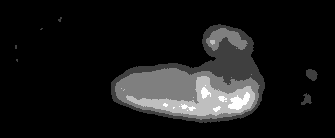
#> input picture snazzy_processing/tests/images/average-100-frames-ch2-embryo.tif, 335 x 138 px
$ python -i roi.py   (imports and definitions only)
#> lines starting #> are read from the running program, lines starting #| are printed output that depends on the picture; after the words box and inside, x2 and y2 are one past the last pixel; in counts of white or black regions, pixels touching at a corner belong together
#> further down, picture is the input picture: shape (138, 335); min 0, max 4, mean 0.389
import math
import numpy as np

from skimage.filters import threshold_otsu
from skimage.measure import find_contours, label
from skimage.morphology import remove_small_objects


def get_single_roi(img: np.ndarray) -> np.ndarray:
    """Calculates the ROI of a 2D grayscale image.

    Values *outside* the ROI are marked as True, values inside are False.

    Parameters:
        img (np.ndarray):
            A 2D numpy array representing an image.
    """
    if img.ndim != 2:
        raise ValueError("img should be a 2D matrix.")

    slc = img.copy()
    thres = threshold_otsu(slc)
#> thres = 1
    binary_mask_compl = slc < thres
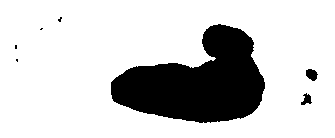
#> binary_mask_compl: shape (138, 335) bool; 79.7% white; 7 black regions (4 under 20 px), largest, box (x1, y1, x2, y2) and area: (111, 24, 265, 123) 9158, (306, 69, 318, 81) 103, (301, 93, 312, 105) 75
    # this is a bit more efficient than to call `remove_small_holes`
    remove_small_objects(binary_mask_compl, 200, out=binary_mask_compl)
    removed = np.logical_not(binary_mask_compl)

    labels, num_labels = label(removed, return_num=True, connectivity=1)
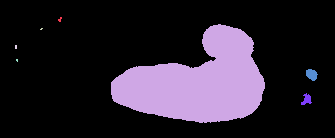
#> labels: shape (138, 335) int32; 8 distinct labels, from 0 to 7; one colour per label, 0 black
#> num_labels = 7

    # skip frames if no region was found
    if num_labels == 0:
        return

    # creates a boolean mask with the most frequent label marked as True
    # sckimage.measure.label will label background pixels as 0
    # bincount will count the amount of occurences of each value
    # we remove the first index returned, because it will correspond to
    # the amount of zeros (background)
    # we get the index where we have the maximum frequency
    # and then compare each element to this maximum
    largest_label = labels == np.argmax(np.bincount(labels.flat)[1:]) + 1
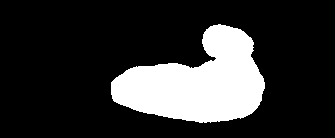
#> largest_label: shape (138, 335) bool; 19.8% white; 1 white region, box (x1, y1, x2, y2) and area: (111, 24, 265, 123) 9158

    return np.logical_not(largest_label)


# [47 lines left out: functions get_roi, get_contours, not called in this run]

>>> import cv2
>>> picture = cv2.imread('../tests/images/average-100-frames-ch2-embryo.tif', cv2.IMREAD_GRAYSCALE)
>>> result = get_single_roi(picture)
